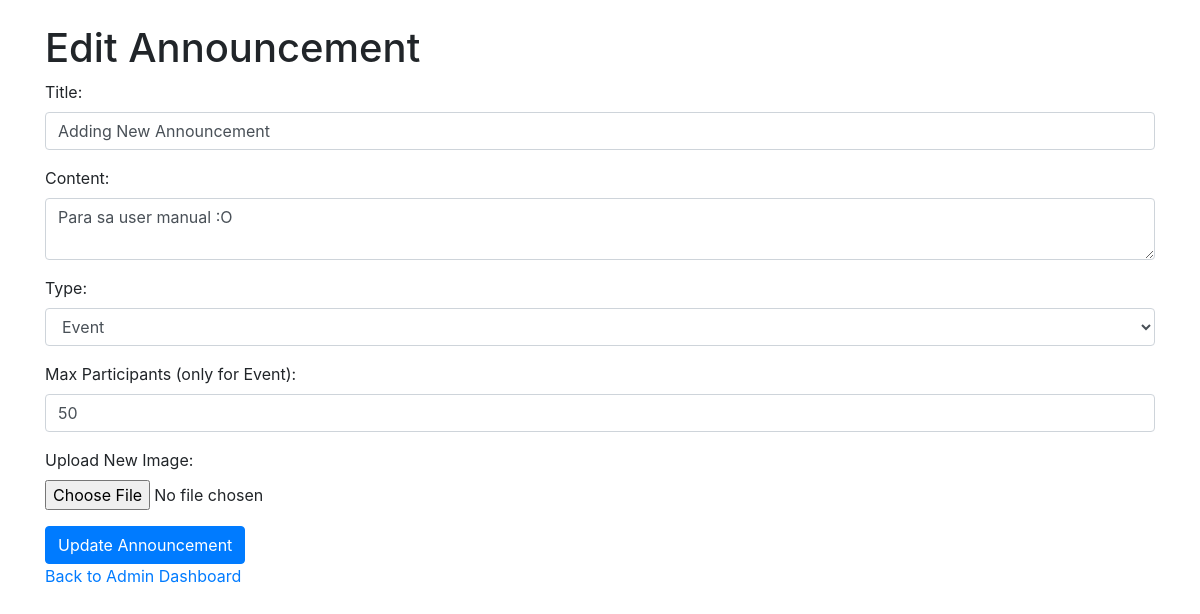
Screenshot of /edit_announcement.php?id=17 (signed in) with the database file from the repository.
### tables this page shows
CREATE TABLE `announcements` (
  `id` int(11) NOT NULL,
  `title` varchar(255) NOT NULL,
  `content` text NOT NULL,
  `type` enum('view-only','event') NOT NULL,
  `max_participants` int(11) DEFAULT NULL,
  `created_at` timestamp NOT NULL DEFAULT current_timestamp(),
  `registered_participants` int(11) DEFAULT 0,
  `image_path` varchar(255) DEFAULT NULL,
  `genre` varchar(255) NOT NULL
);

### edit_announcement.php (the view, shortened to what this page needs)
<?php
include 'db.php';
$id = $_GET['id'];
$sql = "SELECT * FROM announcements WHERE id = ?";
$stmt = $conn->prepare($sql);
$stmt->bind_param("i", $id);
$stmt->execute();
$announcement = $stmt->get_result()->fetch_assoc();
?>
<!DOCTYPE html>
<html lang="en">
<head>
    <link href="https://stackpath.bootstrapcdn.com/bootstrap/4.5.2/css/bootstrap.min.css" rel="stylesheet">
</head>
<body>
    <div class="container mt-4">
        <h1>Edit Announcement</h1>
        <form action="edit_announcement.php?id=<?php echo $id; ?>" method="POST" enctype="multipart/form-data">
            <div class="form-group">
                <label for="title">Title:</label>
                <input type="text" class="form-control" id="title" name="title" value="<?php echo htmlspecialchars($announcement['title']); ?>" required>
            </div>
            <div class="form-group">
                <label for="content">Content:</label>
                <textarea class="form-control" id="content" name="content" required><?php echo htmlspecialchars($announcement['content']); ?></textarea>
            </div>
            <div class="form-group">
                <label for="type">Type:</label>
                <select class="form-control" id="type" name="type">
                    <option value="event" <?php echo ($announcement['type'] == 'event') ? 'selected' : ''; ?>>Event</option>
                </select>
            </div>
            <div class="form-group">
                <label for="max_participants">Max Participants (only for Event):</label>
                <input type="number" class="form-control" id="max_participants" name="max_participants" value="<?php echo ($announcement['max_participants'] != NULL) ? $announcement['max_participants'] : ''; ?>" <?php echo ($announcement['type'] == 'event') ? '' : 'disabled'; ?>>
            </div>
            <div class="form-group">
                <label for="image">Upload New Image:</label>
                <input type="file" class="form-control-file" id="image" name="image">
            </div>
            <button type="submit" class="btn btn-primary">Update Announcement</button>
        </form>
        <p><a href="admin_dashboard.php">Back to Admin Dashboard</a></p>
    </div>
</body>
</html>

### rows the page displays
announcements: title "Adding New Announcement", content "Para sa user manual :O", type "Event", max_participants "50"
